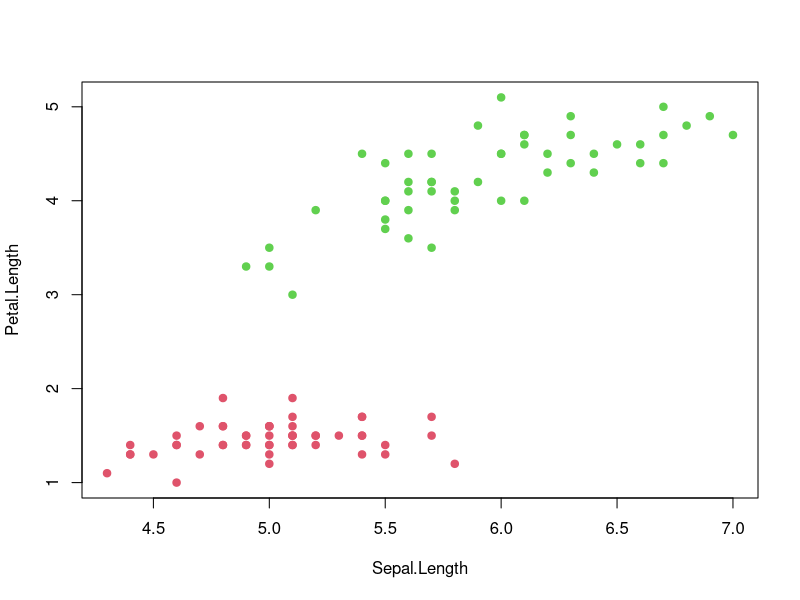
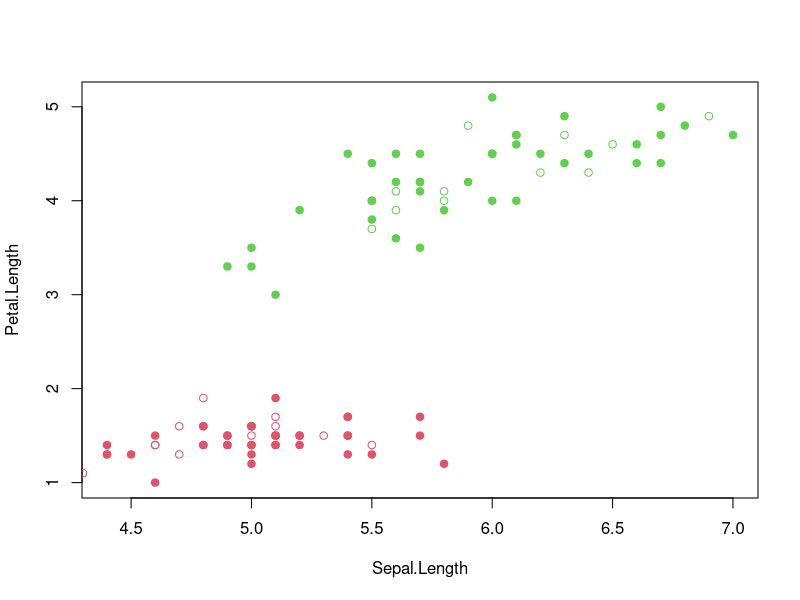
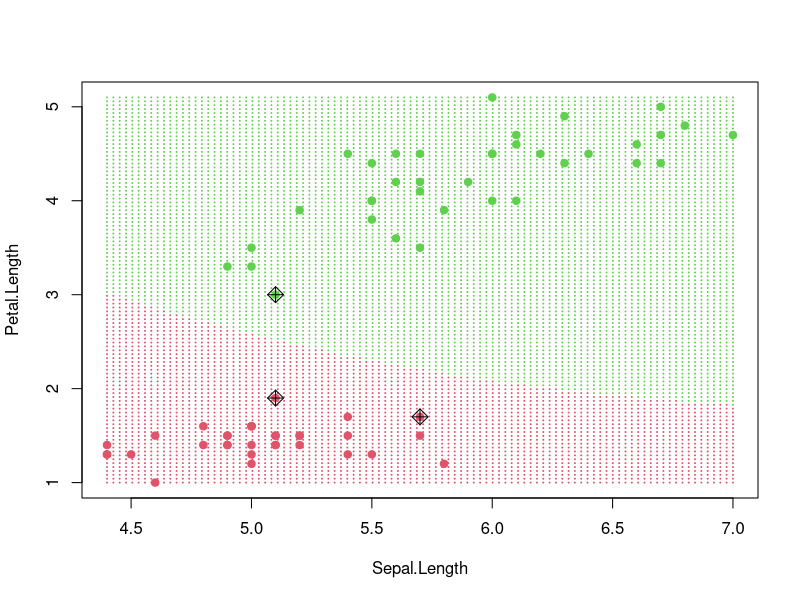
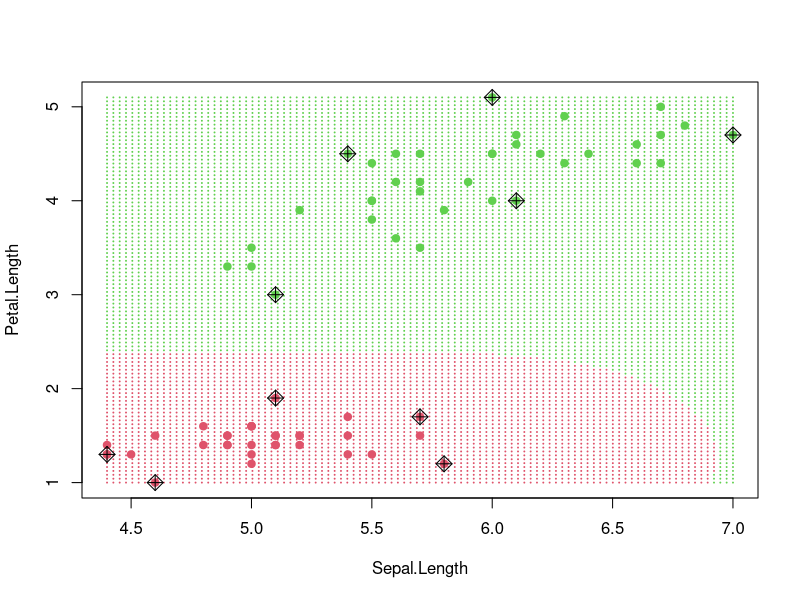
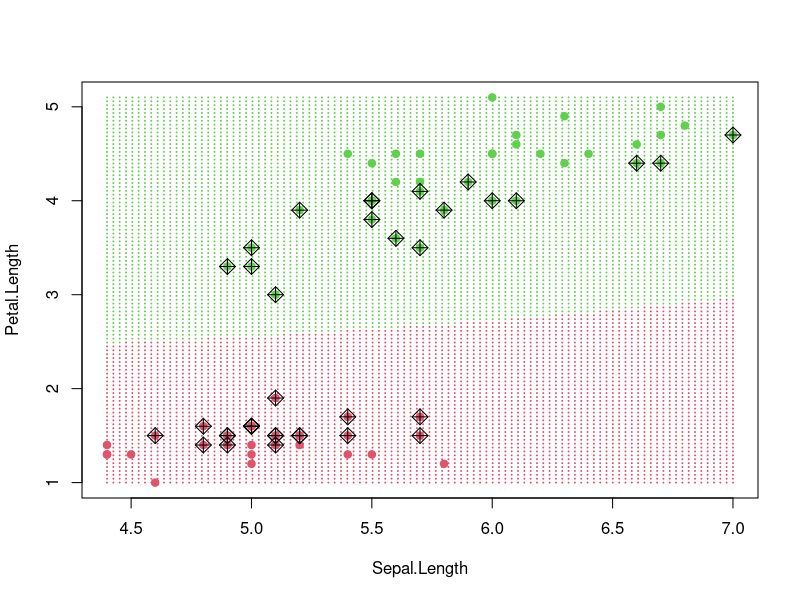
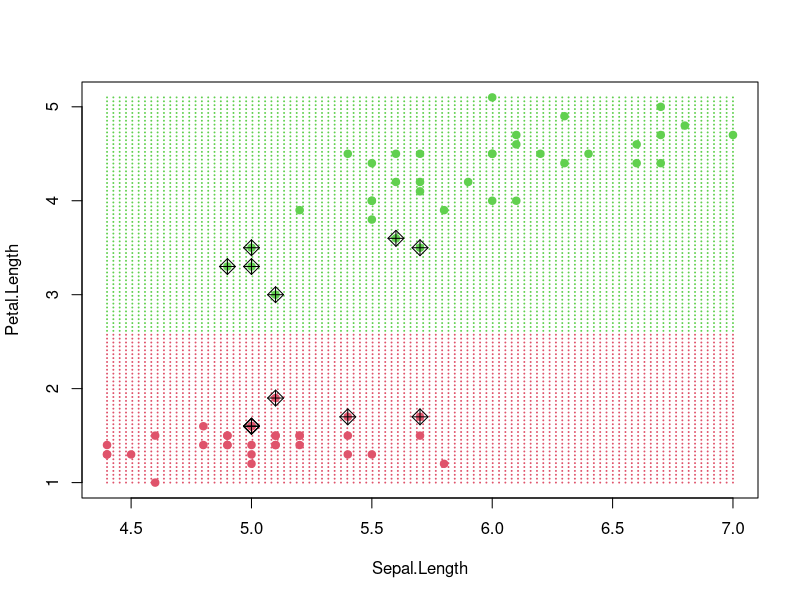
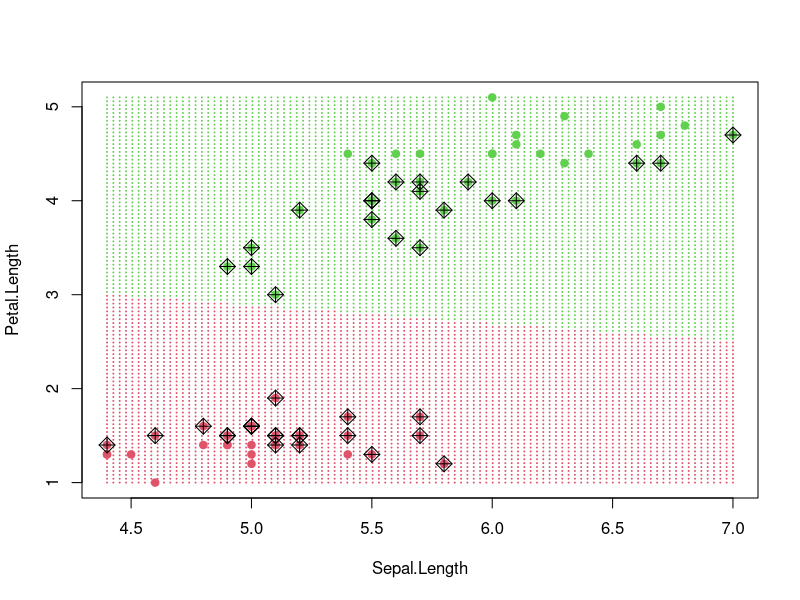
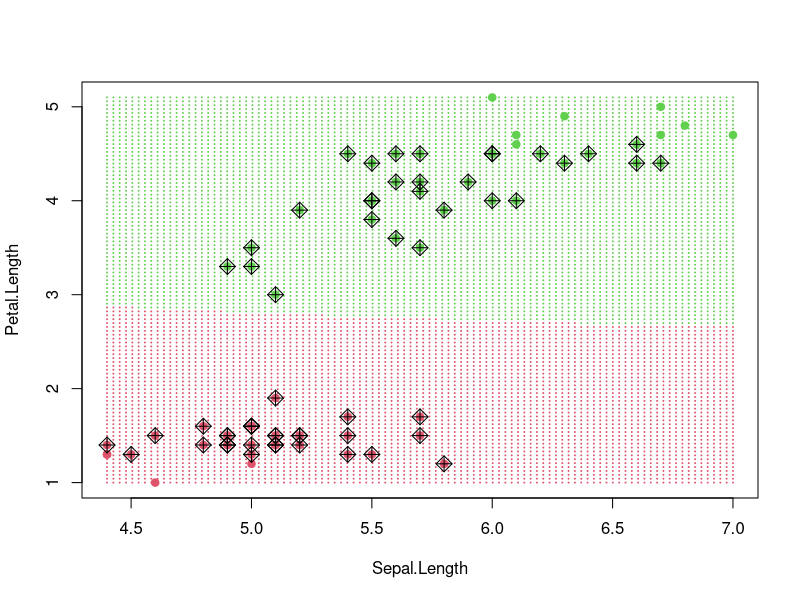

Source code (R) for these figures, in order:
# =======================================================
# SVM : Part 2 : Support Vector Machine
# =======================================================

# install.packages("e1071")
library(e1071)

# Pretty plotting routine for SVM models
prettyPlot <- function(svmModel, dataSet, gridSize) {
  # create the grid of points to plot
  x1.Pixels <- seq(from = as.numeric(min(dataSet[,1])), 
                   to = as.numeric(max(dataSet[,1])), len = gridSize)
  x2.Pixels <- seq(from = as.numeric(min(dataSet[,2])), 
                   to = as.numeric(max(dataSet[,2])), len = gridSize)
  pixelGrid <- expand.grid(X1 = x1.Pixels, X2 = x2.Pixels)
  names(pixelGrid) <- names(dataSet)[1:2]
  
  # predict the classes of the pixels
  pixelData <- data.frame(pixelGrid)
  classGrid <- predict(svmModel, newdata = pixelData)
  
  # plot pixelGrid with colored class
  plot(pixelGrid, pch = 20, cex = 0.2, 
       col = as.numeric(classGrid) + 1)
  
  # plot the data points on top of this
  points(dataSet[,1:2], pch = 19, cex = 1, col = as.numeric(dataSet[,3]) + 1)
  
  # mark the actual support vectors now
  points(dataSet[svmModel$index, 1:2], pch = 9, cex = 1.5)
}


# -------------------------------------------------------
# Load and explore the dataset

attach(iris)
help(iris)
str(iris)

# Truncate the data to a "2-dimensional 2-class" problem
irisData <- as.data.frame(iris[1:100,c(1,3,5)])
irisData$Species <- droplevels(irisData$Species)
str(irisData)
plot(irisData$Sepal.Length, irisData$Petal.Length,
     col = as.numeric(irisData$Species) + 1, pch = 19,
     xlab = "Sepal.Length", ylab = "Petal.Length")

# Split into Train and Validation sets
# Training Set : Validation Set = 70 : 30 (random)
train <- sample(nrow(irisData), 0.7*nrow(irisData), replace = FALSE)
irisTrain <- irisData[train,]
irisValid <- irisData[-train,]

plot(irisTrain$Sepal.Length, irisTrain$Petal.Length,
     col = as.numeric(irisTrain$Species) + 1, pch = 19,
     xlab = "Sepal.Length", ylab = "Petal.Length")
points(irisValid$Sepal.Length, irisValid$Petal.Length,
       col = as.numeric(irisValid$Species) + 1, pch = 21)



# =======================================================
# SVM : Part 2A : Various Kernels in SVM
# =======================================================

# Fit a Support Vector machine to the train set using various kernels
# where the choice of the kernel depends on the nature of the dataset


# -------------------------------------------------------
# Polynomial Kernel

polFit <- svm(Species ~ .,           # formula for fit
              data = irisTrain,      # dataset for fit
              kernel = "polynomial", # ( gamma * (u.v) + coef0 ) ^ degree
              gamma = 1,             # gamma is required
              coef0 = 1,             # coef0 is required (default = 0)
              degree = 5,            # degree is required
              cost = 10,             # relaxation cost
              scale = FALSE)         # feature-scaling

summary(polFit)                      # summary of the fitted model
prettyPlot(polFit, irisTrain, 100)   # our prettyPlot for SVM

polFit$index                         # index of the support vectors
polFit$SV                            # the actual support vectors

# Predict the classes for the validation set
predValid <- predict(polFit, newdata = irisValid)        # prediction
table(predict = predValid, truth = irisValid$Species)    # confusion matrix


# -------------------------------------------------------
# Radial (Gaussian) Kernel

radFit <- svm(Species ~ .,           # formula for fit
              data = irisTrain,      # dataset for fit
              kernel = "radial",     # exp( - gamma * (u - v) . (u - v) )
              gamma = 1,             # gamma is required
              cost = 10,             # relaxation cost
              scale = FALSE)         # feature-scaling

summary(radFit)                      # summary of the fitted model
prettyPlot(radFit, irisTrain, 100)   # our prettyPlot for SVM

radFit$index                         # index of the support vectors
radFit$SV                            # the actual support vectors

# Predict the classes for the validation set
predValid <- predict(radFit, newdata = irisValid)        # prediction
table(predict = predValid, truth = irisValid$Species)    # confusion matrix


# -------------------------------------------------------
# Sigmoid Kernel

sigFit <- svm(Species ~ .,           # formula for fit
              data = irisTrain,      # dataset for fit
              kernel = "sigmoid",    # tanh( gamma * (u.v) + coef0 )
              gamma = 0.01,          # gamma is required
              coef0 = 1,             # coef0 is required (default = 0)
              cost = 10,             # relaxation cost
              scale = FALSE)         # feature-scaling

summary(sigFit)                      # summary of the fitted model
prettyPlot(sigFit, irisTrain, 100)   # our prettyPlot for SVM

sigFit$index                         # index of the support vectors
sigFit$SV                            # the actual support vectors

# Predict the classes for the validation set
predValid <- predict(radFit, newdata = irisValid)        # prediction
table(predict = predValid, truth = irisValid$Species)    # confusion matrix



# =======================================================
# SVM : Part 2B : Tuning the various SVM Kernels
# =======================================================

# Fit an optimally tuned Support Vector Machine on the train set
# by performing cross-validation with a range of parameter values


# -------------------------------------------------------
# Polynomial Kernel

tuneModel <- tune(svm, 
                  Species ~ ., 
                  data = irisTrain, 
                  kernel = "polynomial", # ( gamma * (u.v) + coef0 ) ^ degree
                  ranges = list(gamma = c(0.01, 0.1, 1, 10, 100),
                                coef0 = c(0.01, 0.1, 1, 10, 100),
                                degree = c(1, 2, 3, 4, 5, 6 ,7),
                                cost = c(0.01, 0.1, 1, 10, 100)), 
                  scale = FALSE)

summary(tuneModel)                   # summary of tuning parameters
bestFit <- tuneModel$best.model      # extract the best tuned model
summary(bestFit)                     # best parameter-tuned model
prettyPlot(bestFit, irisTrain, 100)  # our prettyPlot for SVM

# Predict the classes for the validation set
predValid <- predict(bestFit, newdata = irisValid)       # prediction
table(predict = predValid, truth = irisValid$Species)    # confusion matrix


# -------------------------------------------------------
# Radial (Gaussian) Kernel

tuneModel <- tune(svm, 
                  Species ~ ., 
                  data = irisTrain, 
                  kernel = "radial", # exp( - gamma * (u - v) . (u - v) )
                  ranges = list(gamma = c(0.001, 0.01, 0.1, 1, 10, 100, 1000),
                                cost = c(0.001, 0.01, 0.1, 1, 10, 100, 1000)), 
                  scale = FALSE)

summary(tuneModel)                   # summary of tuning parameters
bestFit <- tuneModel$best.model      # extract the best tuned model
summary(bestFit)                     # best parameter-tuned model
prettyPlot(bestFit, irisTrain, 100)  # our prettyPlot for SVM

# Predict the classes for the validation set
predValid <- predict(bestFit, newdata = irisValid)       # prediction
table(predict = predValid, truth = irisValid$Species)    # confusion matrix


# -------------------------------------------------------
# Sigmoid Kernel

tuneModel <- tune(svm, 
                  Species ~ ., 
                  data = irisTrain, 
                  kernel = "sigmoid", # tanh( gamma * (u.v) + coef0 )
                  ranges = list(gamma = c(0.01, 0.1, 1, 10, 100),
                                coef0 = c(0.01, 0.1, 1, 10, 100),
                                cost = c(0.001, 0.01, 0.1, 1, 10, 100, 1000)), 
                  scale = FALSE)

summary(tuneModel)                   # summary of tuning parameters
bestFit <- tuneModel$best.model      # extract the best tuned model
summary(bestFit)                     # best parameter-tuned model
prettyPlot(bestFit, irisTrain, 100)  # our prettyPlot for SVM

# Predict the classes for the validation set
predValid <- predict(bestFit, newdata = irisValid)       # prediction
table(predict = predValid, truth = irisValid$Species)    # confusion matrix
